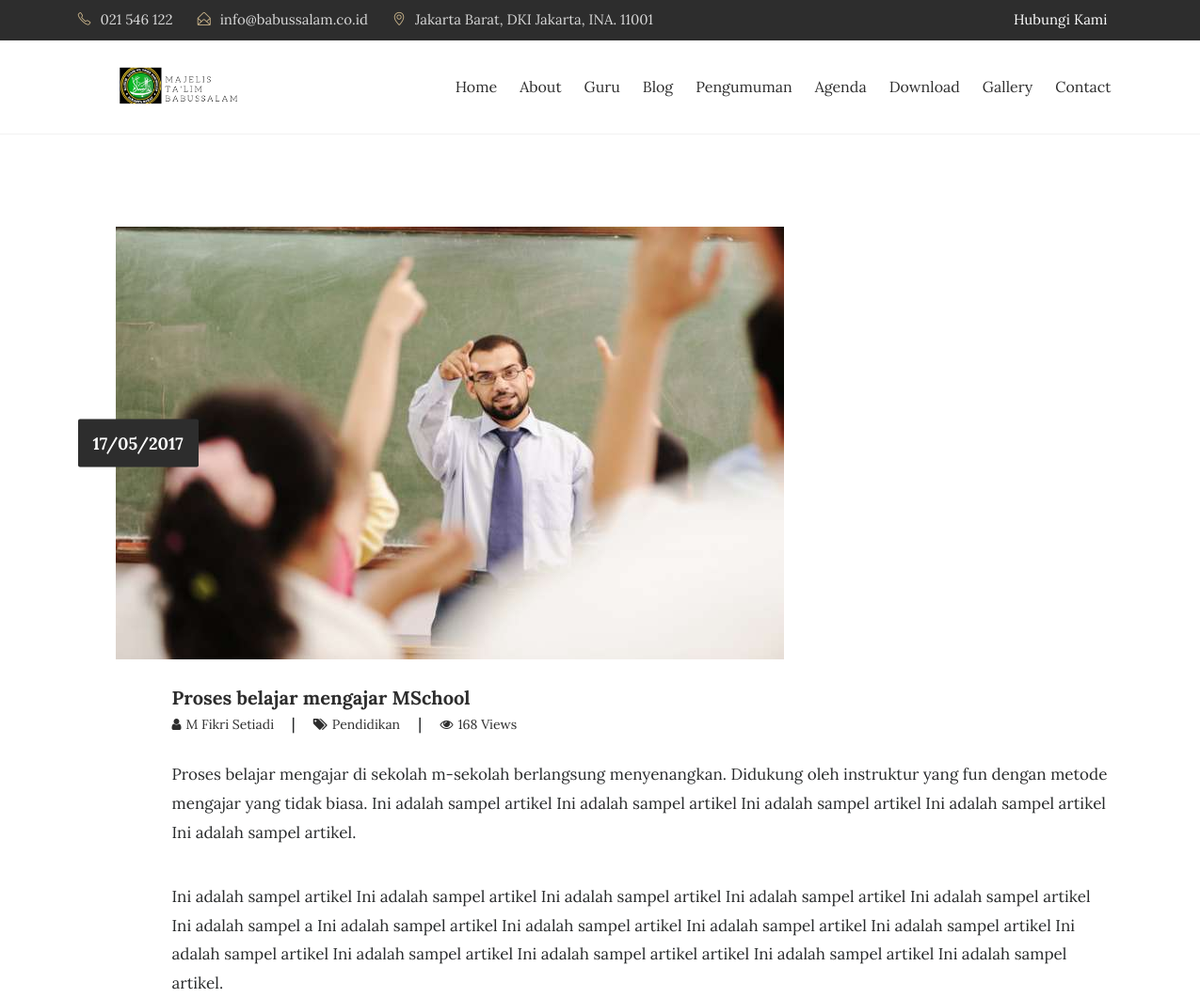
Page /artikel/proses-belajar-mengajar-mschool (upper part) on the earlier database version.
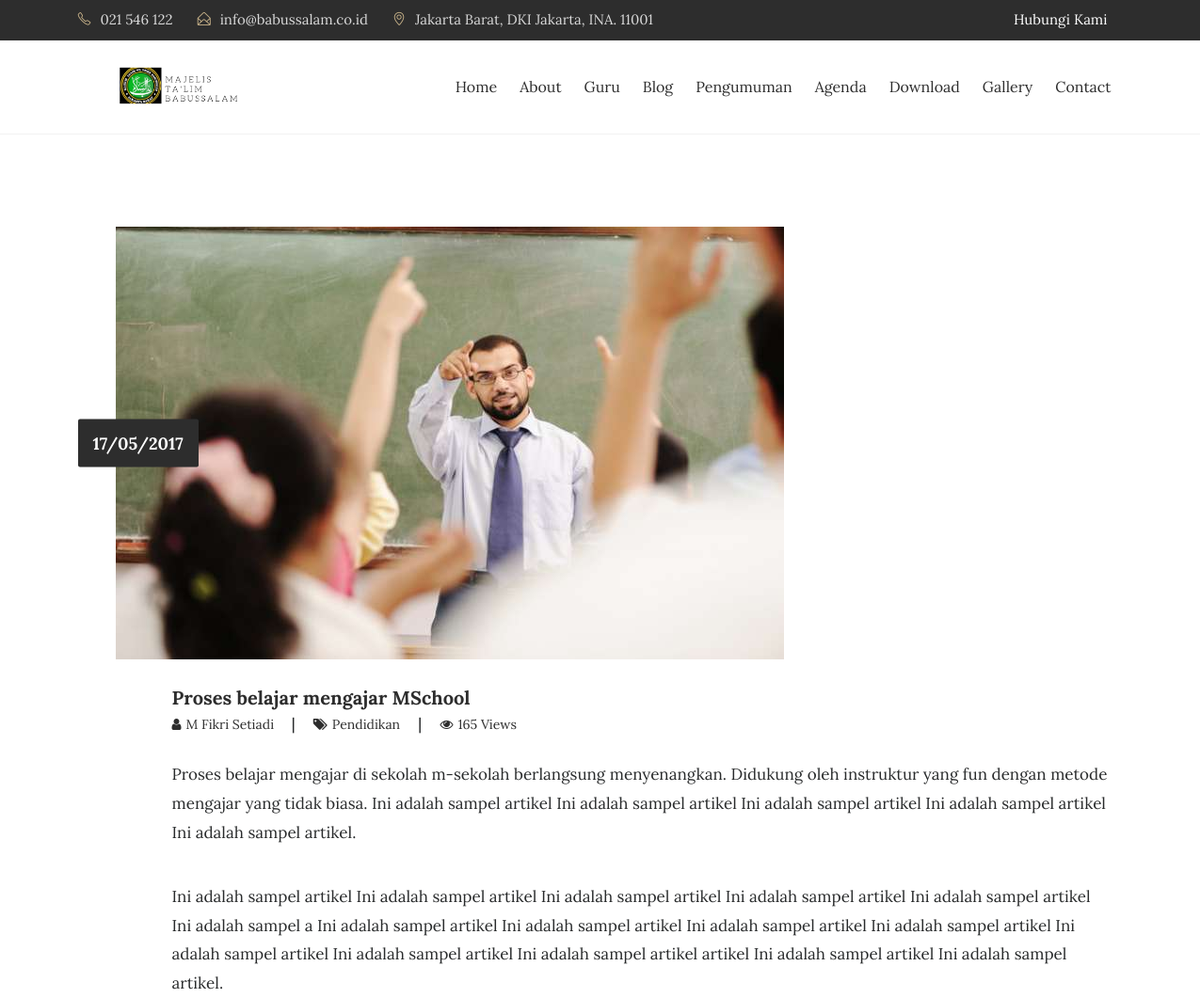
Same page on the later database version.
### tables this page shows
CREATE TABLE `tbl_tulisan` (
  `tulisan_id` int(11) NOT NULL AUTO_INCREMENT,
  `tulisan_judul` varchar(100) DEFAULT NULL,
  `tulisan_isi` text,
  `tulisan_tanggal` timestamp NULL DEFAULT CURRENT_TIMESTAMP,
  `tulisan_kategori_id` int(11) DEFAULT NULL,
  `tulisan_kategori_nama` varchar(30) DEFAULT NULL,
  `tulisan_views` int(11) DEFAULT '0',
  `tulisan_gambar` varchar(40) DEFAULT NULL,
  `tulisan_pengguna_id` int(11) DEFAULT NULL,
  `tulisan_author` varchar(40) DEFAULT NULL,
  `tulisan_img_slider` int(2) NOT NULL DEFAULT '0',
  `tulisan_slug` varchar(200) DEFAULT NULL,
  PRIMARY KEY (`tulisan_id`),
  KEY `tulisan_kategori_id` (`tulisan_kategori_id`),
  KEY `tulisan_pengguna_id` (`tulisan_pengguna_id`)
);

### application/controllers/Blog.php (called while the page is built, shortened)
<?php
class Blog extends CI_Controller{
	function __construct(){
		$this->load->model('m_tulisan');
		$this->load->model('m_pengunjung');
	}
	function detail($slugs){
		$slug=htmlspecialchars($slugs,ENT_QUOTES);
		$query = $this->db->get_where('tbl_tulisan', array('tulisan_slug' => $slug));
		if($query->num_rows() > 0){
			$b=$query->row_array();
			$kode=$b['tulisan_id'];
			$this->db->query("UPDATE tbl_tulisan SET tulisan_views=tulisan_views+1 WHERE tulisan_id='$kode'");
			$data=$this->m_tulisan->get_berita_by_kode($kode);
			$row=$data->row_array();
			$x['id']=$row['tulisan_id'];
			$x['title']=$row['tulisan_judul'];
			$x['image']=$row['tulisan_gambar'];
			$x['blog'] =$row['tulisan_isi'];
			$x['tanggal']=$row['tanggal'];
			$x['author']=$row['tulisan_author'];
			$x['kategori']=$row['tulisan_kategori_nama'];
			$x['slug']=$row['tulisan_slug'];
			$x['tags']=$row['tulisan_tags'];
			$x['tulisan']=$row['tulisan_views'];
			$x['show_komentar']=$this->m_tulisan->show_komentar_by_tulisan_id($kode);
			$x['category']=$this->db->get('tbl_kategori');
			$x['populer']=$this->db->query("SELECT * FROM tbl_tulisan ORDER BY tulisan_views DESC LIMIT 5");
			$this->load->view('depan/v_blog_detail',$x);
		}else{
			redirect('artikel');
		}
	}
}

### index.php (called while the page is built, shortened)
<?php
require_once BASEPATH.'core/CodeIgniter.php';

### application/models/M_tulisan.php (called while the page is built, shortened)
<?php
class M_tulisan extends CI_Model{
	function get_berita_by_kode($kode){
		$hsl=$this->db->query("SELECT tbl_tulisan.*,DATE_FORMAT(tulisan_tanggal,'%d/%m/%Y') AS tanggal FROM tbl_tulisan where tulisan_id='$kode'");
		return $hsl;
	}
}

### application/views/depan/v_blog_detail.php (the view, shortened to what this page needs)
<!DOCTYPE html>
<html lang="en">
<head>
</head>
<body>
<section class="blog-wrap">
    <div class="container">
        <div class="row">
            <div class="col-md-12">
                <div class="blog-img_block center">
                    <img src="<?php echo base_url().'assets/images/'.$image?>" class="img-fluid" alt="blog-img">
                    <div class="blog-date">
                        <span><?php echo $tanggal;?></span>
                    </div>
                </div>
                <div class="blog-tiltle_block">
                    <h4><a href="<?php echo site_url('artikel/'.$slug);?>"><?php echo $title;?></a></h4>
                    <h6> <a href="#"><i class="fa fa-user" aria-hidden="true"></i><span><?php echo $author;?></span> </a>  |   <a href="#"><i class="fa fa-tags" aria-hidden="true"></i><span><?php echo $kategori;?></span></a>  |  <a href="#"><i class="fa fa-eye" aria-hidden="true"></i><span><?php echo number_format($tulisan);?> Views</span> </a></h6>
                    <?php echo $blog;?>
                </div>
                </div>
            </div>
        </div>
</section>
    </body>
    </html>

Differences in the rows shown:
changed tbl_tulisan "Proses belajar mengajar MSchool": tulisan_views "168" → "165"
